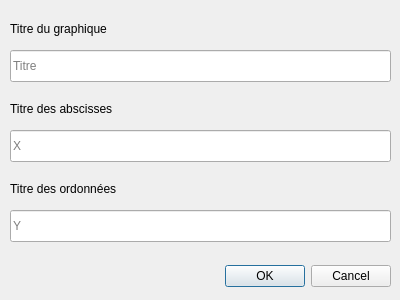
<?xml version="1.0" encoding="UTF-8"?>
<ui version="4.0">
 <class>GraphPropDialog</class>
 <widget class="QDialog" name="GraphPropDialog">
  <property name="geometry">
   <rect>
    <x>0</x>
    <y>0</y>
    <width>400</width>
    <height>300</height>
   </rect>
  </property>
  <property name="windowTitle">
   <string>Proprietés du graphique</string>
  </property>
  <widget class="QDialogButtonBox" name="buttonBox">
   <property name="geometry">
    <rect>
     <x>50</x>
     <y>260</y>
     <width>341</width>
     <height>32</height>
    </rect>
   </property>
   <property name="orientation">
    <enum>Qt::Orientation::Horizontal</enum>
   </property>
   <property name="standardButtons">
    <set>QDialogButtonBox::StandardButton::Cancel|QDialogButtonBox::StandardButton::Ok</set>
   </property>
  </widget>
  <widget class="QLineEdit" name="lineEdit">
   <property name="geometry">
    <rect>
     <x>10</x>
     <y>50</y>
     <width>381</width>
     <height>32</height>
    </rect>
   </property>
   <property name="placeholderText">
    <string>Titre</string>
   </property>
  </widget>
  <widget class="QLabel" name="label">
   <property name="geometry">
    <rect>
     <x>10</x>
     <y>20</y>
     <width>371</width>
     <height>18</height>
    </rect>
   </property>
   <property name="text">
    <string>Titre du graphique</string>
   </property>
  </widget>
  <widget class="QLabel" name="label_2">
   <property name="geometry">
    <rect>
     <x>10</x>
     <y>100</y>
     <width>371</width>
     <height>18</height>
    </rect>
   </property>
   <property name="text">
    <string>Titre des abscisses</string>
   </property>
  </widget>
  <widget class="QLineEdit" name="lineEdit_2">
   <property name="geometry">
    <rect>
     <x>10</x>
     <y>130</y>
     <width>381</width>
     <height>32</height>
    </rect>
   </property>
   <property name="placeholderText">
    <string>X</string>
   </property>
  </widget>
  <widget class="QLabel" name="label_3">
   <property name="geometry">
    <rect>
     <x>10</x>
     <y>180</y>
     <width>371</width>
     <height>18</height>
    </rect>
   </property>
   <property name="text">
    <string>Titre des ordonnées</string>
   </property>
  </widget>
  <widget class="QLineEdit" name="lineEdit_3">
   <property name="geometry">
    <rect>
     <x>10</x>
     <y>210</y>
     <width>381</width>
     <height>32</height>
    </rect>
   </property>
   <property name="placeholderText">
    <string>Y</string>
   </property>
  </widget>
 </widget>
 <resources/>
 <connections>
  <connection>
   <sender>buttonBox</sender>
   <signal>accepted()</signal>
   <receiver>GraphPropDialog</receiver>
   <slot>accept()</slot>
   <hints>
    <hint type="sourcelabel">
     <x>248</x>
     <y>254</y>
    </hint>
    <hint type="destinationlabel">
     <x>157</x>
     <y>274</y>
    </hint>
   </hints>
  </connection>
  <connection>
   <sender>buttonBox</sender>
   <signal>rejected()</signal>
   <receiver>GraphPropDialog</receiver>
   <slot>reject()</slot>
   <hints>
    <hint type="sourcelabel">
     <x>316</x>
     <y>260</y>
    </hint>
    <hint type="destinationlabel">
     <x>286</x>
     <y>274</y>
    </hint>
   </hints>
  </connection>
 </connections>
</ui>
